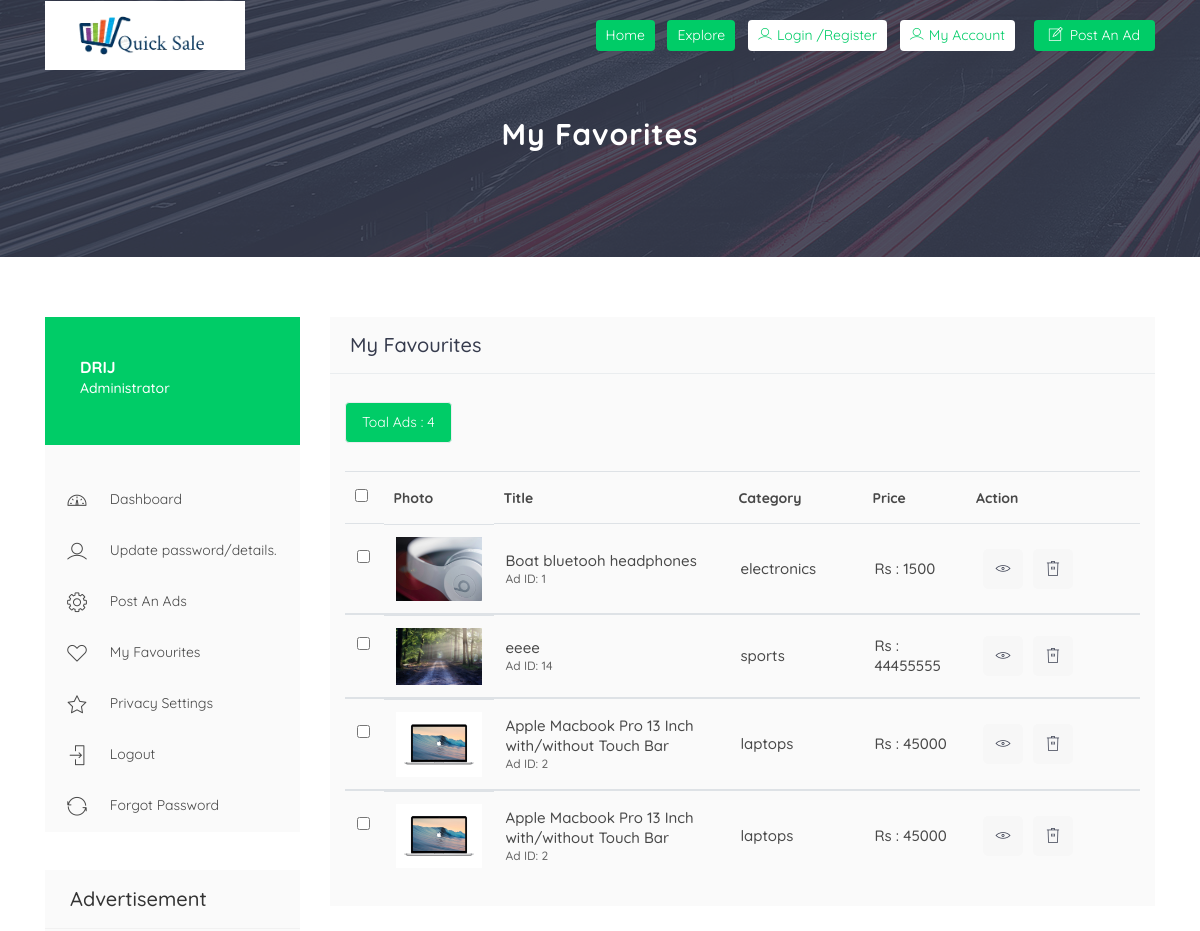
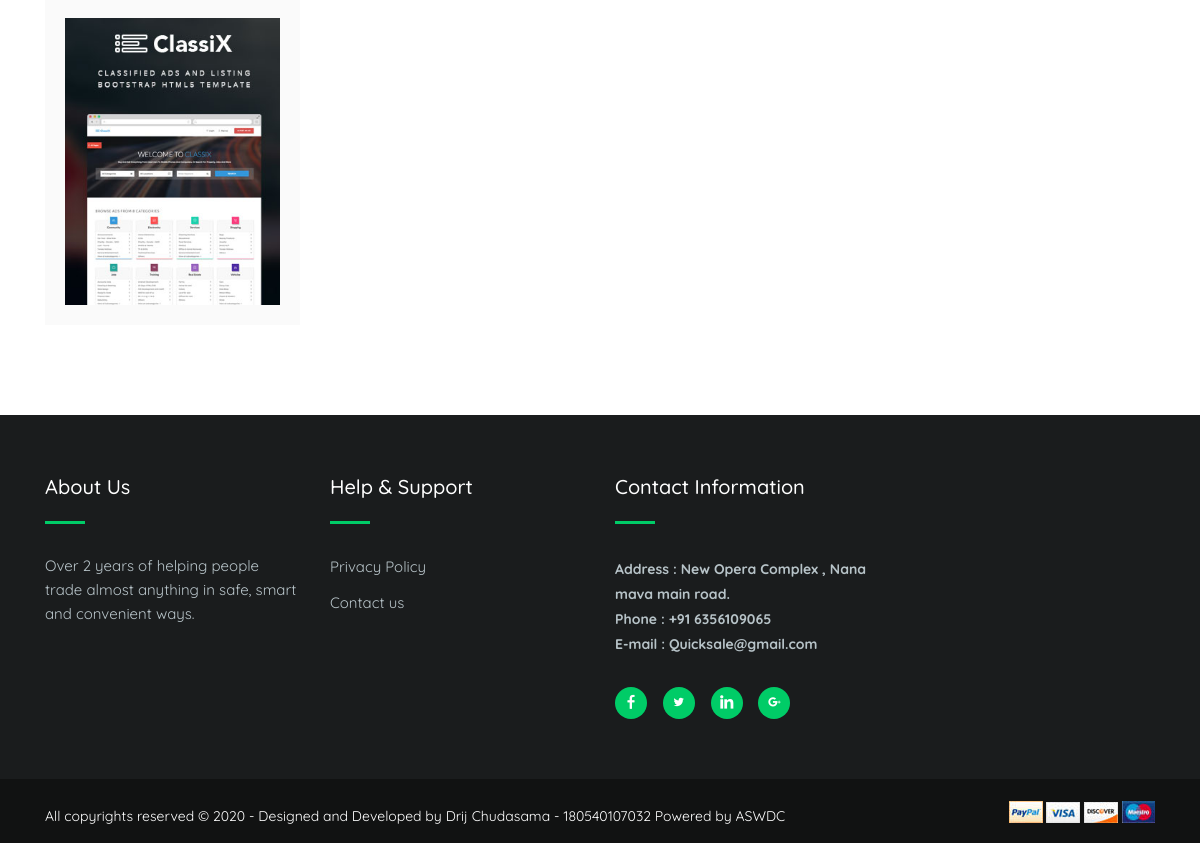
The app's page /account-favourite-ads.php (signed in) with its own data (2 pictures, top to bottom).
### tables this page shows
CREATE TABLE `wishlist` (
  `ID` int(11) NOT NULL,
  `AdID` int(50) NOT NULL
);

CREATE TABLE `advertise` (
  `AdID` int(11) NOT NULL,
  `UID` int(11) NOT NULL,
  `title` varchar(50) NOT NULL,
  `categories` varchar(50) NOT NULL,
  `price` int(100) NOT NULL,
  `description` varchar(200) NOT NULL,
  `image` varchar(100) NOT NULL,
  `date` timestamp NOT NULL DEFAULT current_timestamp() ON UPDATE current_timestamp()
);

### account-favourite-ads.php (the view, shortened to what this page needs)
<?php
include('parts/header.php')
?>
    <div class="page-header" style="background: url(assets/img/banner1.jpg);">
      <div class="container">
        <div class="row">
          <div class="col-md-12">
            <div class="breadcrumb-wrapper">
              <h2 class="product-title">My Favorites</h2>
              <ol class="breadcrumb">
                <li><a href="#"></a></li>
              </ol>
            </div>
          </div>
        </div>
      </div>
    </div>
    <?php
    include('parts/startcontent.php')
    ?>
              <div class="widget">
                <h4 class="widget-title">Advertisement</h4>
                <div class="add-box">
                  <img class="img-fluid" src="assets/img/img1.jpg" alt="">
                </div>
              </div>
            </aside>
          </div>
          <div class="col-sm-12 col-md-8 col-lg-9">
            <div class="page-content">
              <div class="inner-box">
                <div class="dashboard-box">
                  <h2 class="dashbord-title">My Favourites</h2>
                </div>
                <div class="dashboard-wrapper">
                <?php
                $sql="SELECT COUNT(AdID) as co FROM wishlist";
              $result= mysqli_query($con,$sql);
              $n=mysqli_fetch_assoc($result);
               ?>
                 <nav class="nav-table">
                    <ul>
                      <li class="active"><a href="#">Toal Ads : <?php echo($n['co']);?> </a></li>
                    </ul>
                  </nav>
                  <table class="table dashboardtable tablemyads">
                    <thead>
                      <tr>
                        <th>
                          <span class="checkbox">
                            <input id="checkedall" type="checkbox" name="myads" value="checkall">
                          </span>
                        </th>
                        <th>Photo</th>
                        <th>Title</th>
                        <th>Category</th>
                        <th>Price</th>
                        <th>Action</th>
                      </tr>
                    </thead>
                    <?php
            $sql = "SELECT * FROM advertise, wishlist WHERE  advertise.AdID = wishlist.AdID";
            $result = mysqli_query($con,$sql);
            while($row = mysqli_fetch_assoc($result))
            {
              ?>
                    <tbody>
                      <tr data-category="active">
                        <td>
                          <span class="checkbox">
                            <input id="adone" type="checkbox" name="myads" value="myadone">
                          </span>
                        </td>
                        <td class="photo"><img class="img-fluid" src="upload/<?php echo($row['image']); ?>" alt=""></td>
                        <td data-title="Title">
                          <h3><?php echo($row['title']); ?></h3>
                          <span>Ad ID: <?php echo($row['AdID']); ?></span>
                        </td>
                        <td data-title="Category"><span class="adcategories"><?php echo($row['categories']); ?></span></td>
                        <td data-title="Price">
                          <h3>Rs : <?php echo($row['price']); ?></h3>
                        </td>
                        <td data-title="Action">
                          <div class="btns-actions">
                            <a class="btn-action btn-view" href="ads-details.php?id=<?php echo($row['AdID']); ?>"><i class="lni-eye"></i></a>
                            <a class="btn-action btn-delete" href="con_deleteads1.php?id=<?php echo($row['AdID']); ?>" onclick="return confirm('Are you sure you want to delete?')"><i class="lni-trash"></i></a>
                          </div>
                        </td>
                      </tr>
                    </tbody>
                    <?php
            }
                    ?>
                  </table>
                </div>
              </div>
            </div>
          </div>
        </div>
      </div>
    </div>
<?php
include('parts/footer.php')
?>

### parts/header.php (shortened to what this page needs)
<!DOCTYPE html>
<html lang="en">
  <head>
    <link rel="stylesheet" type="text/css" href="assets/css/bootstrap.min.css">
    <link rel="stylesheet" type="text/css" href="assets/fonts/line-icons.css">
    <link rel="stylesheet" type="text/css" href="assets/css/slicknav.css">
    <link rel="stylesheet" type="text/css" href="assets/css/nivo-lightbox.css" >
    <link rel="stylesheet" type="text/css" href="assets/css/animate.css">
    <link rel="stylesheet" type="text/css" href="assets/css/owl.carousel.css">
    <link rel="stylesheet" type="text/css" href="assets/css/main.css">
    <link rel="stylesheet" type="text/css" href="assets/css/responsive.css">
  </head>
  <body>
    <header id="header-wrap">
       <nav class="navbar navbar-expand-lg fixed-top scrolling-navbar">
        <div class="container">
          <div class="navbar-header">
            <a  class="navbar-brand"><img src="assets/img/logo1.png" alt=""> </a>
          </div>
          <div class="collapse navbar-collapse" id="main-navbar">
            <ul class="navbar-nav mr-auto">
              <li class="nav-item active">
              </li>
              <li class="nav-item">
              </li>
              <li class="nav-item">
              </li>
              <li class="nav-item">
              </li>
            </ul>
            <ul class="sign-in">
            <li class="nav-item active">
                <a class="nav-link" href="index.php">
                  Home
                </a>
              </li> &nbsp;
              <li class="nav-item active">
                <a class="nav-link" href="category.php">
                  Explore
                </a>
              </li> &nbsp;
              <li class="nav-item dropdown">
                <a class="nav-link dropdown-toggle" href="#" data-toggle="dropdown" aria-haspopup="true" aria-expanded="false"><i class="lni-user"></i>Login /Register </a>
              </li> &nbsp;
              <li class="nav-item dropdown">
                <a class="nav-link dropdown-toggle" href="#" data-toggle="dropdown" aria-haspopup="true" aria-expanded="false"><i class="lni-user"></i>My Account </a>
              </li> &nbsp;
            </ul>
            <a class="tg-btn" href="post-ads.php">
              <i class="lni-pencil-alt"></i> Post An Ad
            </a>
          </div>
        </div>
      </nav>
      </header>

### parts/startcontent.php (shortened to what this page needs)
<div id="content" class="section-padding">
  <div class="container">
    <div class="row">
      <div class="col-sm-12 col-md-4 col-lg-3 page-sidebar">
        <aside>
          <div class="sidebar-box">
            <div class="user">
              <div class="usercontent">
                <h3>
                <?php
                $name=$_SESSION['un'];
                echo($name);
              ?>
              </h3>
                <h4>Administrator</h4>
              </div>
            </div>
            <nav class="navdashboard">
              <ul>
                <li>
                  <a  href="dashboard.php">
                    <i class="lni-dashboard"></i>
                    <span>Dashboard</span>
                  </a>
                </li>
                <li>
                  <a  href="updatepassword.php">
                  <i class="lni lni-user"></i>
                    <span>Update password/details.</span>
                  </a>
                </li>
                <li>
                  <a  href="post-ads.php">
                    <i class="lni-cog"></i>
                    <span>Post An Ads</span>
                  </a>
                </li>
                <li>
                  <a href="account-favourite-ads.php">
                    <i class="lni-heart"></i>
                    <span>My Favourites</span>
                  </a>
                </li>
                <li>
                  <a href="privacy-setting.php">
                    <i class="lni-star"></i>
                    <span>Privacy Settings</span>
                  </a>
                </li>
                <li>
                  <a href="logout.php">
                    <i class="lni-enter"></i>
                    <span>Logout</span>
                  </a>
                </li>
                <li>
                <a  href="forgot-password.php"><i class="lni-reload"></i> Forgot Password</a>
                </li>
              </ul>
            </nav>
          </div>

### parts/footer.php (shortened to what this page needs)
    <footer>
      <section class="footer-Content">
        <div class="container">
          <div class="row">
            <div class="col-lg-3 col-md-6 col-sm-6 col-xs-6 col-mb-12">
              <div class="widget">
                <h3 class="block-title">About Us</h3>
                <div class="textwidget">
                  <p>Over 2 years of helping people trade almost anything in safe, smart and convenient ways.</p>
                </div>
              </div>
            </div>
            <div class="col-lg-3 col-md-6 col-sm-6 col-xs-6 col-mb-12">
              <div class="widget">
                <h3 class="block-title">Help & Support</h3>
                <ul class="menu">
                  <li><a href="#">Privacy Policy</a></li>
                  <li><a href="contact.php">Contact us</a></li>
                </ul>
              </div>
            </div>
            <div class="col-lg-3 col-md-6 col-sm-6 col-xs-6 col-mb-12">
              <div class="widget">
                <h3 class="block-title">Contact Information</h3>
                <ul class="contact-footer">
                  <li>
                    <strong>Address : New Opera Complex , Nana mava main road.</strong><span></span>
                  </li>
                  <li>
                    <strong>Phone : +91 6356109065</strong>
                  </li>
                  <li>
                    <strong>E-mail : Quicksale@gmail.com</strong>
                  </li>
                </ul>
                <ul class="footer-social">
                  <li><a class="facebook" href="#"><i class="lni-facebook-filled"></i></a></li>
                  <li><a class="twitter" href="#"><i class="lni-twitter-filled"></i></a></li>
                  <li><a class="linkedin" href="#"><i class="lni-linkedin-fill"></i></a></li>
                  <li><a class="google-plus" href="#"><i class="lni-google-plus"></i></a></li>
                </ul>
              </div>
            </div>
          </div>
        </div>
      </section>
      <div id="copyright">
        <div class="container">
          <div class="row">
            <div class="col-md-12">
              <div class="site-info float-left">
                <p>All copyrights reserved &copy; 2020 - Designed and Developed by <a  rel="nofollow">Drij Chudasama - 180540107032</a> Powered by <a href="http://aswdc.in/">ASWDC</a></p>
              </div>
              <div class="float-right">
                <ul class="bottom-card">
                  <li>
                      <a href="#"><img src="assets/img/footer/card1.jpg" alt="card"></a>
                  </li>
                  <li>
                      <a href="#"><img src="assets/img/footer/card2.jpg" alt="card"></a>
                  </li>
                  <li>
                      <a href="#"><img src="assets/img/footer/card3.jpg" alt="card"></a>
                  </li>
                  <li>
                      <a href="#"><img src="assets/img/footer/card4.jpg" alt="card"></a>
                  </li>
                </ul>
              </div>
            </div>
          </div>
        </div>
      </div>
    </footer>
  </body>
</html>

### records on screen
wishlist: AdID.image (picture), AdID.title "Boat bluetooh headphones", AdID "1", AdID.categories "electronics", AdID.price "1500"
wishlist: AdID.image (picture), AdID.title "eeee", AdID "14", AdID.categories "sports", AdID.price "44455555"
wishlist: AdID.image (picture), AdID.title "Apple Macbook Pro 13 Inch with/without Touch Bar", AdID "2", AdID.categories "laptops", AdID.price "45000"
wishlist: AdID.image (picture), AdID.title "Apple Macbook Pro 13 Inch with/without Touch Bar", AdID "2", AdID.categories "laptops", AdID.price "45000"

### other values on screen
$name "DRIJ"
$n['co'] "4"
